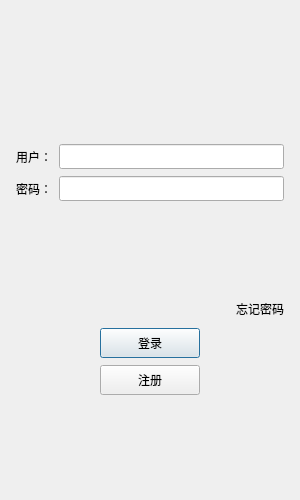
<?xml version="1.0" encoding="UTF-8"?>
<ui version="4.0">
 <class>LoginDialog</class>
 <widget class="QDialog" name="LoginDialog">
  <property name="geometry">
   <rect>
    <x>0</x>
    <y>0</y>
    <width>300</width>
    <height>500</height>
   </rect>
  </property>
  <property name="minimumSize">
   <size>
    <width>300</width>
    <height>500</height>
   </size>
  </property>
  <property name="maximumSize">
   <size>
    <width>300</width>
    <height>500</height>
   </size>
  </property>
  <property name="windowTitle">
   <string>Dialog</string>
  </property>
  <layout class="QVBoxLayout" name="verticalLayout_2">
   <item>
    <layout class="QVBoxLayout" name="verticalLayout">
     <property name="spacing">
      <number>7</number>
     </property>
     <property name="leftMargin">
      <number>5</number>
     </property>
     <property name="topMargin">
      <number>5</number>
     </property>
     <property name="rightMargin">
      <number>5</number>
     </property>
     <property name="bottomMargin">
      <number>5</number>
     </property>
     <item>
      <widget class="QWidget" name="widget" native="true">
       <layout class="QGridLayout" name="gridLayout">
        <item row="0" column="0">
         <widget class="QLabel" name="label">
          <property name="text">
           <string/>
          </property>
          <property name="pixmap">
           <pixmap resource="rc.qrc">:/res/ice.png</pixmap>
          </property>
          <property name="alignment">
           <set>Qt::AlignCenter</set>
          </property>
         </widget>
        </item>
       </layout>
      </widget>
     </item>
     <item>
      <spacer name="verticalSpacer">
       <property name="orientation">
        <enum>Qt::Vertical</enum>
       </property>
       <property name="sizeHint" stdset="0">
        <size>
         <width>20</width>
         <height>40</height>
        </size>
       </property>
      </spacer>
     </item>
     <item>
      <layout class="QHBoxLayout" name="horizontalLayout">
       <property name="spacing">
        <number>7</number>
       </property>
       <item>
        <widget class="QLabel" name="user_label">
         <property name="minimumSize">
          <size>
           <width>0</width>
           <height>25</height>
          </size>
         </property>
         <property name="maximumSize">
          <size>
           <width>16777215</width>
           <height>25</height>
          </size>
         </property>
         <property name="text">
          <string>用户：</string>
         </property>
        </widget>
       </item>
       <item>
        <widget class="QLineEdit" name="user_line_edit">
         <property name="minimumSize">
          <size>
           <width>0</width>
           <height>25</height>
          </size>
         </property>
         <property name="maximumSize">
          <size>
           <width>16777215</width>
           <height>25</height>
          </size>
         </property>
        </widget>
       </item>
      </layout>
     </item>
     <item>
      <layout class="QHBoxLayout" name="horizontalLayout_2">
       <property name="spacing">
        <number>7</number>
       </property>
       <item>
        <widget class="QLabel" name="password_label">
         <property name="minimumSize">
          <size>
           <width>0</width>
           <height>25</height>
          </size>
         </property>
         <property name="maximumSize">
          <size>
           <width>16777215</width>
           <height>25</height>
          </size>
         </property>
         <property name="text">
          <string>密码：</string>
         </property>
        </widget>
       </item>
       <item>
        <widget class="QLineEdit" name="password_line_edit">
         <property name="minimumSize">
          <size>
           <width>0</width>
           <height>25</height>
          </size>
         </property>
         <property name="maximumSize">
          <size>
           <width>16777215</width>
           <height>25</height>
          </size>
         </property>
        </widget>
       </item>
      </layout>
     </item>
     <item>
      <spacer name="verticalSpacer_2">
       <property name="orientation">
        <enum>Qt::Vertical</enum>
       </property>
       <property name="sizeHint" stdset="0">
        <size>
         <width>20</width>
         <height>40</height>
        </size>
       </property>
      </spacer>
     </item>
     <item>
      <layout class="QHBoxLayout" name="horizontalLayout_3">
       <item>
        <spacer name="horizontalSpacer">
         <property name="orientation">
          <enum>Qt::Horizontal</enum>
         </property>
         <property name="sizeHint" stdset="0">
          <size>
           <width>40</width>
           <height>20</height>
          </size>
         </property>
        </spacer>
       </item>
       <item>
        <widget class="QLabel" name="forget_password_label">
         <property name="minimumSize">
          <size>
           <width>0</width>
           <height>25</height>
          </size>
         </property>
         <property name="maximumSize">
          <size>
           <width>16777215</width>
           <height>25</height>
          </size>
         </property>
         <property name="text">
          <string>忘记密码</string>
         </property>
        </widget>
       </item>
      </layout>
     </item>
     <item>
      <layout class="QHBoxLayout" name="horizontalLayout_4">
       <item>
        <spacer name="horizontalSpacer_2">
         <property name="orientation">
          <enum>Qt::Horizontal</enum>
         </property>
         <property name="sizeHint" stdset="0">
          <size>
           <width>40</width>
           <height>20</height>
          </size>
         </property>
        </spacer>
       </item>
       <item>
        <widget class="QPushButton" name="login_push_button">
         <property name="minimumSize">
          <size>
           <width>100</width>
           <height>30</height>
          </size>
         </property>
         <property name="text">
          <string>登录</string>
         </property>
        </widget>
       </item>
       <item>
        <spacer name="horizontalSpacer_3">
         <property name="orientation">
          <enum>Qt::Horizontal</enum>
         </property>
         <property name="sizeHint" stdset="0">
          <size>
           <width>40</width>
           <height>20</height>
          </size>
         </property>
        </spacer>
       </item>
      </layout>
     </item>
     <item>
      <layout class="QHBoxLayout" name="horizontalLayout_5">
       <item>
        <spacer name="horizontalSpacer_4">
         <property name="orientation">
          <enum>Qt::Horizontal</enum>
         </property>
         <property name="sizeHint" stdset="0">
          <size>
           <width>40</width>
           <height>20</height>
          </size>
         </property>
        </spacer>
       </item>
       <item>
        <widget class="QPushButton" name="register_push_button">
         <property name="minimumSize">
          <size>
           <width>100</width>
           <height>30</height>
          </size>
         </property>
         <property name="text">
          <string>注册</string>
         </property>
        </widget>
       </item>
       <item>
        <spacer name="horizontalSpacer_5">
         <property name="orientation">
          <enum>Qt::Horizontal</enum>
         </property>
         <property name="sizeHint" stdset="0">
          <size>
           <width>40</width>
           <height>20</height>
          </size>
         </property>
        </spacer>
       </item>
      </layout>
     </item>
     <item>
      <spacer name="verticalSpacer_3">
       <property name="orientation">
        <enum>Qt::Vertical</enum>
       </property>
       <property name="sizeHint" stdset="0">
        <size>
         <width>20</width>
         <height>40</height>
        </size>
       </property>
      </spacer>
     </item>
    </layout>
   </item>
  </layout>
 </widget>
 <resources>
  <include location="rc.qrc"/>
 </resources>
 <connections/>
</ui>
